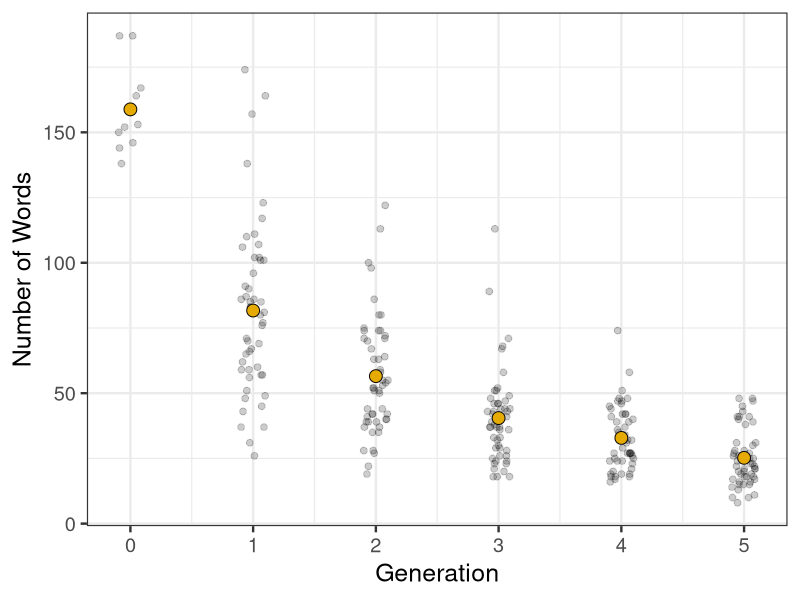

The R source for this figure: (Note: this script raises an error after producing the figure.)
library(tidyverse)
library(here)

# set_here("/Users/elisakreiss/Documents/business/projects/iterated_narration")

# df = read_csv(here("data","02_main","01_reproduction-inLab","raw_confidential.csv"))
# 
# anonymous_df = arrange(df,submission_id) %>% 
#   mutate(id=sort(rep(seq.int(1,length(unique(submission_id))),5))) %>% 
#   select(-comments, -submission_id)
# 
# write.csv(anonymous_df, file = here("data","02_main","01_reproduction-inLab","raw.csv"), row.names = FALSE)

theme_set(theme_bw(18))

df = read_csv(here("data","02_main","01_reproduction-inLab","raw.csv"))

##################
# FLOWCHART DATA #
##################

d_flowchart = df %>%
        select(chain,deadend,generation,reproduction,story_text,story_title)

# there is only one deadend because of multiple entries
d_flowchart[d_flowchart$deadend=="true" & !d_flowchart$generation==5,]

d_flowchart$story_text = gsub("(.{201,}?)\\s", "\\1\n", d_flowchart$story_text)
d_flowchart$reproduction = gsub("(.{61,}?)\\s", "\\1\n", d_flowchart$reproduction)
# write.csv(d_flowchart, file = here("data","02_main","01_reproduction-inLab","flowchart_data.csv"), row.names = FALSE)

##########################
# Subjective Rating Data #
##########################

# seed stories
bees_free = "In late December 2017, a couple in Iowa was checking on their 50 beehives when they discovered a tragic scene. The hives had been overturned and hacked apart, and the equipment had been thrown out of the shed and smashed. This destruction caused the death of about half a million bees and approximately $60,000 in property damage. Nearly three weeks later, police arrested two boys (12 and 13 years old) who, allegedly, were responsible for the damage. The charges against them include criminal mischief, burglary, and offenses to an agricultural animal facility. Since they are still minors, they will be charged in juvenile court where they face up to 10 years in prison and fines of up to $10,000 if convicted. Police officials explained that the investigation is still in progress, and the evidence so far doesn't warrant rushed conclusions about the guilt of the suspects."
bees_jail = "In late December 2017, a couple in Iowa was checking on their 50 beehives when they discovered a tragic scene. The hives had been overturned and hacked apart, and the equipment had been thrown out of the shed and smashed. This destruction caused the death of about half a million bees and approximately $60,000 in property damage. Nearly three weeks later, police arrested two boys (12 and 13 years old) who, allegedly, were responsible for the damage. The charges against them include criminal mischief, burglary, and offenses to an agricultural animal facility. Since they are still minors, they will be charged in juvenile court where they face up to 10 years in prison and fines of up to $10,000 if convicted. Police officials explained that the investigation is still in progress, but the evidence so far overwhelmingly speaks to the guilt of the suspects."
arson_free = "Since mid-April 2018, a region in Bavaria, Germany, has faced a series of fires set by one or more vandals that ignited trash cans, a car, and even an entire town house. At its peak, 8 different fires were started in a single night. Fortunately, nobody was hurt, but the material damages are estimated at around $450,000. The police could not make significant advances in finding the perpetrator until they publicly offered a reward of $6000 for each helpful tip. A crumpled-up black shirt found at one of the crime scenes and bearing a unique design may have been the critical clue. About a week ago, the police arrested a 37 year old suspect on charges of second-degree arson. If found guilty, he will face up to 10 years in prison. According to recent reports though, experts don't believe that the existing evidence clearly points to him."
arson_jail = "Since mid-April 2018, a region in Bavaria, Germany, has faced a series of fires set by one or more vandals that ignited trash cans, a car, and even an entire town house. At its peak, 8 different fires were started in a single night. Fortunately, nobody was hurt, but the material damages are estimated at around $450,000. The police could not make significant advances in finding the perpetrator until they publicly offered a reward of $6000 for each helpful tip. A crumpled-up black shirt found at one of the crime scenes and bearing a unique design may have been the critical clue. About a week ago, the police arrested a 37 year old suspect on charges of second-degree arson. According to recent reports, experts believe that the existing evidence leaves no doubt about his guilt."
smuggler_free = "Thanks to a routine cargo vessel check, the Indonesian police were able to prevent a smuggling attempt. They found about 150 exotic birds stuffed into plastic drain pipes that were sealed at each end by a wire. The animals were meant to be transported to the US, where they were to be sold as pets. Officials assume that the operation was planned and executed by a wildlife trafficking ring. This delivery would have been worth approximately $250,000. Nearly one week after discovering the illegally captured birds, the police arrested four men who purportedly attempted to commit the smuggling. The suspects face up to five years in prison and a fine of up to $8000 if found guilty. The case rests on an anonymous tip, which provides a very weak case for the suspects' guilt. Moreover, all four suspects appear to have plausible alibis. Thus, it seems very unlikely that they were involved."
smuggler_jail = "Thanks to a routine cargo vessel check, the Indonesian police were able to prevent a smuggling attempt. They found about 150 exotic birds stuffed into plastic drain pipes that were sealed at each end by a wire. The animals were meant to be transported to the US, where they were to be sold as pets. Officials assume that the operation was planned and executed by a wildlife trafficking ring. This delivery would have been worth approximately $250,000. Nearly one week after discovering the illegally captured birds, the police arrested four men who purportedly attempted to commit the smuggling. The suspects face up to five years in prison and a fine of up to $8000 if found guilty. The case rests on several eyewitness reports, which provide a very strong case for the suspects' guilt. Moreover, the suspects' testimonies have been found to contain inconsistencies. Thus, it seems very likely that they were involved."
professor_free = "A professor in the Neuroscience department at Corsen University has been accused of sexual harassment. 11 women, all of them former graduate students in the department, have come forward with stories about Prof. Jim Smith. The list of allegations against Smith includes frequently commenting on women's appearance, forcing students to have meetings with him in his private home, and hosting several hot-tub parties that included nudity, which students were present at. Witnesses also claim that it was well-known that Smith engaged in a series of quid pro quo sexual relationships with his female graduate students. An independent investigation by an external law firm was commissioned. If found guilty of sexual harassment, Smith may be suspended for an indefinite amount of time or even fired, a rarity for tenured professors. The report by the official investigation is based on testimony about his character by over 100 of his current and former students, and indicates that the facts are much less clear than the original allegations suggest."
professor_jail = "A professor in the Neuroscience department at Corsen University has been accused of sexual harassment. 11 women, all of them former graduate students in the department, have come forward with stories about Prof. Jim Smith. The list of allegations against Smith includes frequently commenting on women's appearance, forcing students to have meetings with him in his private home, and hosting several hot-tub parties that included nudity, which students were present at. Witnesses also claim that it was well-known that Smith engaged in a series of quid pro quo sexual relationships with his female graduate students. An independent investigation by an external law firm was commissioned. If found guilty of sexual harassment, Smith may be suspended for an indefinite amount of time or even fired, a rarity for tenured professors. The report by the official investigation is based on testimony about his character by over 100 of his current and former students, and indicates that Smith clearly showed a pattern of predatory behavior."
scam_free = "On August 30 2018, 30,000 internet users in Spain received an email with the subject line 'Immediate response required - copyright infringement'. In these emails, the recipients were accused of illegally distributing pornographic content and were instructed to pay $11,500 by the end of September to avoid a lawsuit. Searching for the email address online leads to an official law firm website located in Barcelona. Shortly after the emails were sent out, the law firm disowned them, calling them a hoax. So far, police officials estimate that approximately 5% of the recipients have paid the money. This sums to more than $17 million that have been paid to the scammers. Now, nearly 4 weeks later, the police have tracked down the internet cafe from which the emails were sent. After observing the cafe's camera footage, the police arrested a man and a woman (both 52) who were allegedly responsible for the scam. If found guilty, they face up to 9 years in prison. However, news outlets recently acquired access to the camera footage and found that the video material is of very poor quality and therefore potentially unreliable."
scam_jail = "On August 30 2018, 30,000 internet users in Spain received an email with the subject line 'Immediate response required - copyright infringement'. In these emails, the recipients were accused of illegally distributing pornographic content and were instructed to pay $11,500 by the end of September to avoid a lawsuit. Searching for the email address online leads to an official law firm website located in Barcelona. Shortly after the emails were sent out, the law firm disowned them, calling them a hoax. So far, police officials estimate that approximately 5% of the recipients have paid the money. This sums to more than $17 million that have been paid to the scammers. Now, nearly 4 weeks later, the police have tracked down the internet cafe from which the emails were sent. After observing the cafe's camera footage, the police arrested a man and a woman (both 52) who were allegedly responsible for the scam. If found guilty, they face up to 9 years in prison. Moreover, news outlets recently acquired access to the camera footage and found that the video material is of very high quality and therefore undoubtedly reliable."

seeds = tibble(
  story_title = c("bees_free","bees_jail","arson_free","arson_jail","smuggler_free","smuggler_jail","professor_free","professor_jail","scam_free","scam_jail"), 
  reproduction = c(bees_free,bees_jail,arson_free,arson_jail,smuggler_free,smuggler_jail,professor_free,professor_jail,scam_free,scam_jail),
  generation = 0,
  chain = "0")

# collect reproductions from first study

# choose 5 full chains per story
selectChains <- function(condition){
  chains = df %>% 
    filter((generation == 5) & (story_title == condition)) %>% 
    select(chain) %>% 
    distinct() %>% 
    slice(1:5)
  return(chains)
}

target_chains = bind_rows(selectChains('arson_free'),selectChains('arson_jail'),selectChains('bees_free'),selectChains('bees_jail'),selectChains('professor_free'),selectChains('professor_jail'),selectChains('scam_free'),selectChains('scam_jail'),selectChains('smuggler_free'),selectChains('smuggler_jail'))

d_subj_ratings = df %>% 
  subset(chain %in% target_chains$chain) %>% 
  select(chain,generation,reproduction,story_text,story_title) %>%  
  # only choose rows with reproductions that don't occur as story_text in the next generation
  filter((reproduction %in% story_text | generation == 5)) %>% 
  group_by(chain,generation) %>% 
  sample_n(1) %>% 
  select(-story_text) %>% 
  bind_rows(seeds) 

# table(d_subj_ratings$chain,d_subj_ratings$generation)

# write.table(d_subj_ratings, file = here("experiments","02_main","02_subjective-ratings","trial_info","reproduction-data.csv"), sep=";", row.names = FALSE, qmethod = "double")

#######################
# Sub-Corpus analysis #
#######################

df_clean = d_subj_ratings %>%
  mutate(NumOfChars=str_length(reproduction)) %>% 
  mutate(NumOfWords=str_count(reproduction, boundary("word")))

# 0.9950305
cor(df_clean$NumOfChars,df_clean$NumOfWords)

plot_corpus_length = ggplot(data = df_clean, mapping = aes(x = generation, y = NumOfWords)) +
  # individual data points (jittered horizontally)
  geom_point(alpha = 0.2,
             position = position_jitter(width = 0.1, height = 0),
             size = 2) + 
  # error bars 
  stat_summary(fun.data = "mean_cl_boot",
               geom = "linerange",
               color = "black",
               size = 1) + 
  # means
  stat_summary(fun.y = "mean",
               geom = "point",
               shape = 21,
               fill = "#E6AB02",
               color = "black",
               size = 4) +
  ylab("Number of Words") +
  xlab("Generation")

ggsave(filename="corpus_length.png",plot=plot_corpus_length,path = here("writing","2019_cogsci","graphs"),width = 6,height = 4)

################################
# Subjective Rating Pilot Data #
################################

# randomly choose two complete chains that are not in main experiment (jail and free condition) for pilot
d_pilot = df %>% 
  filter(chain=="mMLRHJaK0CYrkHG1" | chain=="b2lFKlRgR8OxDUPI") %>% 
  select(chain,generation,reproduction,story_title)

write.table(d_pilot, file = here("experiments","01_pilot","09_subjective-ratings","trial_info","pilot-reproduction-data.csv"), sep=";", row.names = FALSE, qmethod = "double")
